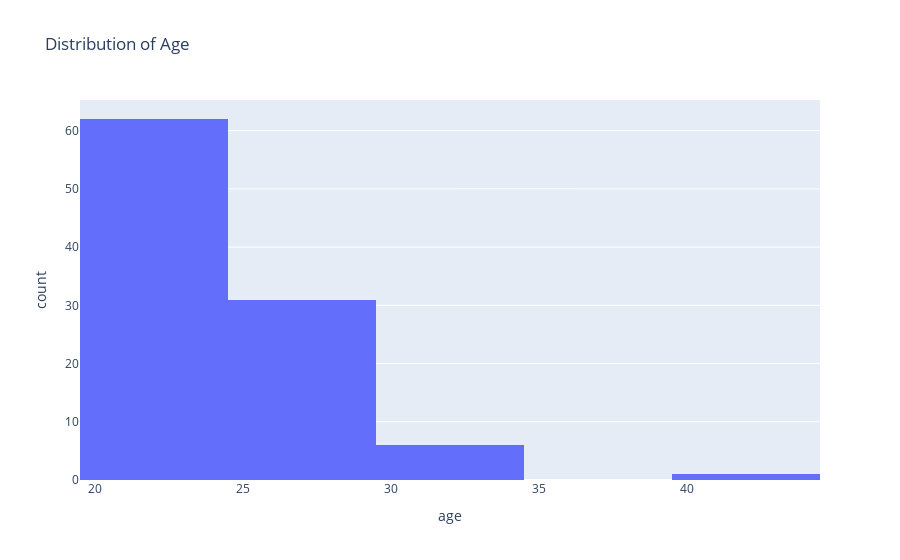

Write notebook code for a chart like this one.
### Code cell
#doing EDA on the dataset by ploty

# Distribution of age
fig = px.histogram(df, x='age', title='Distribution of Age')
fig.show()

### Figure 1 — Plotly figure (JSON) as saved in the notebook; plotly's stock layout.template omitted (floating-point values rounded to 4 significant figures)
{"data": [{"alignmentgroup": "True", "bingroup": "x", "hovertemplate": "age=%{x}<br>count=%{y}<extra></extra>", "legendgroup": "", "marker": {"color": "#636efa", "pattern": {"shape": ""}}, "name": "", "offsetgroup": "", "orientation": "v", "showlegend": false, "type": "histogram", "x": [22, 22, 22, 22, 22, 27, 22, 27, 22, 22, 22, 32, 22, 32, 22, 22, 22, 22, 27, 22, 22, 22, 22, 27, 22, 22, 22, 22, 27, 22, 22, 22, 22, 27, 27, 22, 22, 22, 22, 22, 22, 22, 22, 22, 27, 22, 22, 27, 22, 27, 22, 22, 27, 27, 22, 22, 22, 32, 22, 27, 22, 22, 22, 22, 22, 27, 22, 27, 22, 27, 27, 27, 27, 27, 27, 27, 27, 27, 22, 22, 27, 32, 22, 40, 27, 32, 27, 22, 32, 22, 22, 22, 27, 27, 27, 27, 22, 22, 22, 22], "xaxis": "x", "yaxis": "y"}], "layout": {"barmode": "relative", "legend": {"tracegroupgap": 0}, "title": {"text": "Distribution of Age"}, "xaxis": {"anchor": "y", "domain": [0, 1], "title": {"text": "age"}}, "yaxis": {"anchor": "x", "domain": [0, 1], "title": {"text": "count"}}}}
